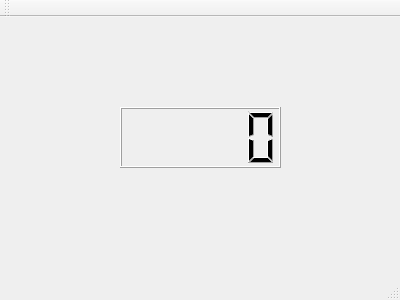
<?xml version="1.0" encoding="UTF-8"?>
<ui version="4.0">
 <class>MainWindow</class>
 <widget class="QMainWindow" name="MainWindow">
  <property name="geometry">
   <rect>
    <x>0</x>
    <y>0</y>
    <width>400</width>
    <height>300</height>
   </rect>
  </property>
  <property name="windowTitle">
   <string>MainWindow</string>
  </property>
  <widget class="QWidget" name="centralWidget">
   <widget class="QLCDNumber" name="lcdNumber">
    <property name="geometry">
     <rect>
      <x>120</x>
      <y>90</y>
      <width>161</width>
      <height>61</height>
     </rect>
    </property>
   </widget>
  </widget>
  <widget class="QMenuBar" name="menuBar">
   <property name="geometry">
    <rect>
     <x>0</x>
     <y>0</y>
     <width>400</width>
     <height>19</height>
    </rect>
   </property>
  </widget>
  <widget class="QToolBar" name="mainToolBar">
   <attribute name="toolBarArea">
    <enum>TopToolBarArea</enum>
   </attribute>
   <attribute name="toolBarBreak">
    <bool>false</bool>
   </attribute>
  </widget>
  <widget class="QStatusBar" name="statusBar"/>
 </widget>
 <layoutdefault spacing="6" margin="11"/>
 <resources/>
 <connections/>
</ui>
